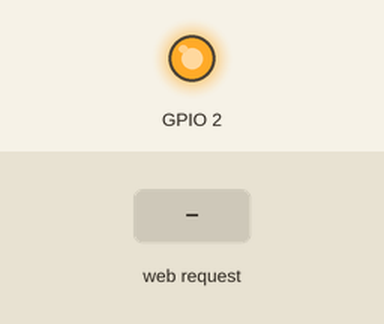
Recording of a sketch running on a simulated ESP8266 (NodeMCU). Parts: output pins drawn as LEDs (lit = HIGH). Inputs (shaded band) come from the test bench. WiFi joins after 1.5 s; servers stay silent unless stated; what the sketch prints to the serial monitor is not drawn.

Above: at 4.1 s.
4.2 s: HTTP request GET /off received
5.7 s: HTTP request GET /on received
At 6.5 s:
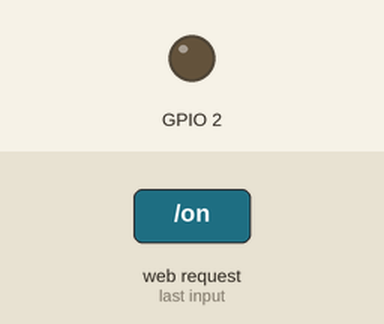
Timing chart, 0 to 8.7 s (numbered marks = the images above; inputs shaded):
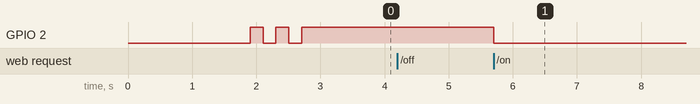

The sketch:

WiClient.ino
```cpp
#include <ESP8266WiFi.h>

const char * ssid = "";
const char * PASS = "";
const int LED = 5;

WiFiServer server(80);

void setup() {

  pinMode(2, OUTPUT);
  delay(100);
  digitalWrite(2, LOW);
  Serial.begin(9600);

  WiFi.mode(WIFI_STA);
  WiFi.disconnect();
  Serial.println();

  Serial.printf("Connecting to %s\n", ssid);
  WiFi.begin (ssid, PASS);
  while (WiFi.status() != WL_CONNECTED){
    Serial.print(".");
    delay (400);
  }
  IPAddress IP = WiFi.localIP();

  Serial.println();
  Serial.println("CONNECTED");
  Serial.println("IP Address:");
  IPAddress sensor_ip = WiFi.localIP();
  server.begin();
  Serial.println("Server activated");
  Serial.print("WIFI IP: ");
  Serial.println(WiFi.localIP());

  for(int i = 0; i < 3; i++){
  digitalWrite(2,LOW);
  delay(200);
  digitalWrite(2, HIGH);
  delay(200);
  }

}

void loop() {

  WiFiClient client = server.available();

  if (!client){
    return;
  }

  Serial.println("CLIENT CONNECTED");

  while (!client.available()){
    delay(1);
  }

  String req = client.readStringUntil('\r');
  Serial.println(req);
  client.flush();


  int val;
  if (req.indexOf("/off") != -1){
    digitalWrite(2, HIGH);
  }else if (req.indexOf("/on") != -1){
    digitalWrite(2, LOW);
  }

  client.flush();

  String s = "HTTP/1.1 200 OK\r\nContent-Type: text/html\r\n\r\n<!DOCTYPE HTML>\r\n<html>\r\n><body style='background: url(http://fungyung.com/data/out/89/62928653-programming-wallpapers.png)'><p align='right'><font face='calibri' size='2' color='#000000'>By Giovanni Bernal Ramirez</font></p>\n<center><font face='Comic Sans MS' color='teal' size='7'> Cube Inc </font></center></body>";
  s += "</html>\n";

  client.print(s);
  delay(1);
  Serial.println("CLIENT DISCONNECTED");
}
```

Measured:
- after the input at 4.2 s, every drawn part: stays the same
- after the input at 5.7 s, GPIO 2: HIGH → LOW at once
